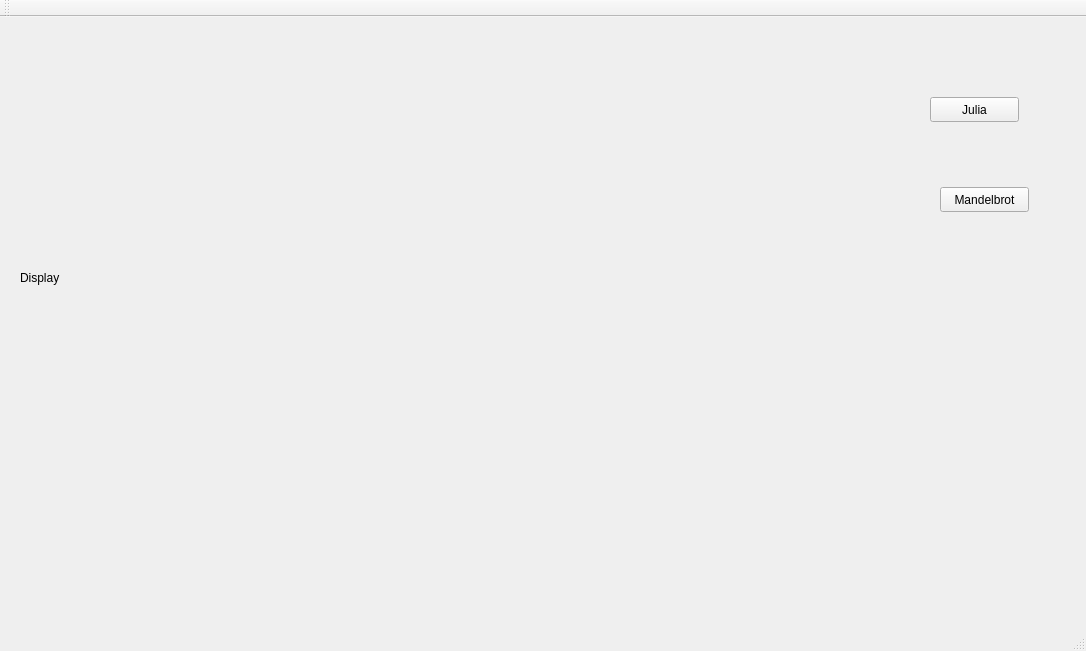
<?xml version="1.0" encoding="UTF-8"?>
<ui version="4.0">
 <class>MainWindow</class>
 <widget class="QMainWindow" name="MainWindow">
  <property name="geometry">
   <rect>
    <x>0</x>
    <y>0</y>
    <width>1086</width>
    <height>651</height>
   </rect>
  </property>
  <property name="windowTitle">
   <string>MainWindow</string>
  </property>
  <widget class="QWidget" name="centralWidget">
   <widget class="QLabel" name="label">
    <property name="geometry">
     <rect>
      <x>20</x>
      <y>20</y>
      <width>781</width>
      <height>481</height>
     </rect>
    </property>
    <property name="text">
     <string>Display</string>
    </property>
   </widget>
   <widget class="QPushButton" name="pushButton">
    <property name="geometry">
     <rect>
      <x>930</x>
      <y>80</y>
      <width>89</width>
      <height>25</height>
     </rect>
    </property>
    <property name="text">
     <string>Julia</string>
    </property>
   </widget>
   <widget class="QPushButton" name="pushButton_2">
    <property name="geometry">
     <rect>
      <x>940</x>
      <y>170</y>
      <width>89</width>
      <height>25</height>
     </rect>
    </property>
    <property name="text">
     <string>Mandelbrot</string>
    </property>
   </widget>
  </widget>
  <widget class="QMenuBar" name="menuBar">
   <property name="geometry">
    <rect>
     <x>0</x>
     <y>0</y>
     <width>1086</width>
     <height>22</height>
    </rect>
   </property>
  </widget>
  <widget class="QToolBar" name="mainToolBar">
   <attribute name="toolBarArea">
    <enum>TopToolBarArea</enum>
   </attribute>
   <attribute name="toolBarBreak">
    <bool>false</bool>
   </attribute>
  </widget>
  <widget class="QStatusBar" name="statusBar"/>
 </widget>
 <layoutdefault spacing="6" margin="11"/>
 <resources/>
 <connections/>
</ui>
